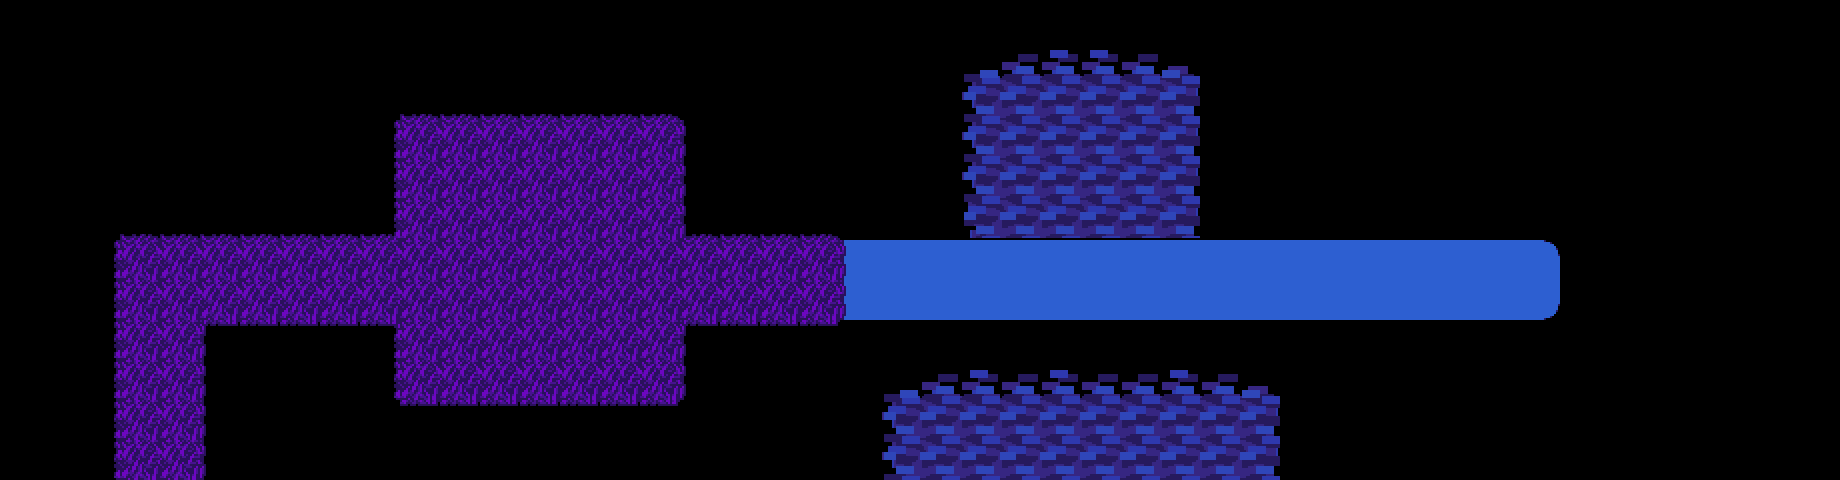

This is a level from a 2D game, rendered from its Tiled map with the project's own tilesets. A one-line summary and the complete map file follow:
An orthogonal 46x12 tile map with 40x40 px tiles, 3 tile layers (tiles0, tiles, decal), 2 tilesets and 19 objects (entryup, chest, transition).

<map version="1.10" tiledversion="1.10.0" orientation="orthogonal" renderorder="right-down" width="46" height="12" tilewidth="40" tileheight="40" infinite="0" nextlayerid="12" nextobjectid="110">
 <editorsettings>
  <export target="data.lua" format="lua" />
 </editorsettings>
 <properties>
  <property name="border" value="castle" />
  <property name="music" value="deltarune/field_of_hopes" />
  <property name="name" value="Field" />
 </properties>
 <tileset firstgid="1" source="../../../../../tilesets/bg_darkfield_tiles.tsx" />
 <tileset firstgid="67" source="../../../../../tilesets/bg_treetiles_new.tsx" />
 <layer id="11" name="tiles0" width="46" height="12">
  <data encoding="csv">
0,0,0,0,0,0,0,0,0,0,0,0,0,0,0,0,0,0,0,0,0,0,0,0,0,0,0,0,0,0,0,0,0,0,0,0,0,0,0,0,0,0,0,0,0,0,
0,0,0,0,0,0,0,0,0,0,0,0,0,0,0,0,0,0,0,0,0,0,0,0,0,0,0,0,0,0,0,0,0,0,0,0,0,0,0,0,0,0,0,0,0,0,
0,0,0,0,0,0,0,0,0,0,0,0,0,0,0,0,0,0,0,0,0,0,0,0,0,0,0,0,0,0,0,0,0,0,0,0,0,0,0,0,0,0,0,0,0,0,
0,0,0,0,0,0,0,0,0,0,0,0,0,0,0,0,0,0,0,0,0,0,0,0,0,0,0,0,0,0,0,0,0,0,0,0,0,0,0,0,0,0,0,0,0,0,
0,0,0,0,0,0,0,0,0,0,0,0,0,0,0,0,0,0,0,0,0,0,0,0,0,0,0,0,0,0,0,0,0,0,0,0,0,0,0,0,0,0,0,0,0,0,
0,0,0,0,0,0,0,0,0,0,0,0,0,0,0,0,0,0,0,0,0,0,0,0,0,0,0,0,0,0,0,0,0,0,0,0,0,0,0,0,0,0,0,0,0,0,
0,0,0,0,0,0,0,0,0,0,0,0,0,0,0,0,0,0,0,0,0,56,0,0,0,0,0,0,0,0,0,0,0,0,0,0,0,0,0,0,0,0,0,0,0,0,
0,0,0,0,0,0,0,0,0,0,0,0,0,0,0,0,0,0,0,0,0,56,0,0,0,0,0,0,0,0,0,0,0,0,0,0,0,0,0,0,0,0,0,0,0,0,
0,0,0,0,0,0,0,0,0,0,0,0,0,0,0,0,0,0,0,0,0,0,0,0,0,0,0,0,0,0,0,0,0,0,0,0,0,0,0,0,0,0,0,0,0,0,
0,0,0,0,0,0,0,0,0,0,0,0,0,0,0,0,0,0,0,0,0,0,0,0,0,0,0,0,0,0,0,0,0,0,0,0,0,0,0,0,0,0,0,0,0,0,
0,0,0,0,0,0,0,0,0,0,0,0,0,0,0,0,0,0,0,0,0,0,0,0,0,0,0,0,0,0,0,0,0,0,0,0,0,0,0,0,0,0,0,0,0,0,
0,0,0,0,0,0,0,0,0,0,0,0,0,0,0,0,0,0,0,0,0,0,0,0,0,0,0,0,0,0,0,0,0,0,0,0,0,0,0,0,0,0,0,0,0,0
</data>
 </layer>
 <layer id="1" name="tiles" width="46" height="12">
  <data encoding="csv">
0,0,0,0,0,0,0,0,0,0,0,0,0,0,0,0,0,0,0,0,0,0,0,0,0,0,0,0,0,0,0,0,0,0,0,0,0,0,0,0,0,0,0,0,0,0,
0,0,0,0,0,0,0,0,0,0,0,0,0,0,0,0,0,0,0,0,0,0,0,0,25,26,27,27,28,29,0,0,0,0,0,0,0,0,0,0,0,0,0,0,0,0,
0,0,0,0,0,0,0,0,0,0,20,20,20,20,20,20,20,0,0,0,0,0,0,0,31,32,32,32,32,33,0,0,0,0,0,0,0,0,0,0,0,0,0,0,0,0,
0,0,0,0,0,0,0,0,0,15,52,52,52,52,52,52,52,13,0,0,0,0,0,0,31,32,32,32,32,33,0,0,0,0,0,0,0,0,0,0,0,0,0,0,0,0,
0,0,0,0,0,0,0,0,0,15,52,52,52,52,52,52,52,13,0,0,0,0,0,0,31,32,32,32,32,33,0,0,0,0,0,0,0,0,0,0,0,0,0,0,0,0,
0,0,0,20,20,20,20,20,20,21,52,52,52,52,52,52,52,19,20,20,20,0,0,0,37,38,38,38,38,39,0,0,0,0,0,0,0,0,0,0,0,0,0,0,0,0,
0,0,15,52,52,52,52,52,52,52,52,52,52,52,52,52,52,52,52,52,52,13,56,56,56,56,56,56,56,56,56,56,56,56,56,56,56,56,51,0,0,0,0,0,0,0,
0,0,15,52,52,52,52,52,52,52,52,52,52,52,52,52,52,52,52,52,52,13,56,56,56,56,56,56,56,56,56,56,56,56,56,56,56,56,63,0,0,0,0,0,0,0,
0,0,15,52,52,7,8,8,8,9,52,52,52,52,52,52,52,7,8,8,8,0,0,0,0,0,0,0,0,0,0,0,0,0,0,0,0,0,0,0,0,0,0,0,0,0,
0,0,15,52,52,13,0,0,0,15,52,52,52,52,52,52,52,13,0,0,0,0,25,26,27,26,27,26,26,27,28,29,0,0,0,0,0,0,0,0,0,0,0,0,0,0,
0,0,15,52,52,13,0,0,0,0,8,8,8,8,8,8,8,0,0,0,0,0,31,32,32,32,32,32,32,32,32,33,0,0,0,0,0,0,0,0,0,0,0,0,0,0,
0,0,15,52,52,13,0,0,0,0,0,0,0,0,0,0,0,0,0,0,0,0,31,32,32,32,32,32,32,32,32,33,0,0,0,0,0,0,0,0,0,0,0,0,0,0
</data>
 </layer>
 <layer id="2" name="decal" width="46" height="12">
  <data encoding="csv">
0,0,0,0,0,0,0,0,0,0,0,0,0,0,0,0,0,0,0,0,0,0,0,0,0,0,0,0,0,0,0,0,0,0,0,0,0,0,0,0,0,0,0,0,0,0,
0,0,0,0,0,0,0,0,0,0,0,0,0,0,0,0,0,0,0,0,0,0,0,0,0,0,0,0,0,0,0,0,0,0,0,0,0,0,0,0,0,0,0,0,0,0,
0,0,0,0,0,0,0,0,0,0,0,0,0,0,0,0,0,0,0,0,0,0,0,0,0,0,0,0,0,0,0,0,0,0,0,0,0,0,0,0,0,0,0,0,0,0,
0,0,0,0,0,0,0,0,0,0,0,0,0,0,0,0,0,0,0,0,0,0,0,0,0,0,0,0,0,0,0,0,0,0,0,0,0,0,0,0,0,0,0,0,0,0,
0,0,0,0,0,0,0,0,0,0,0,0,0,0,0,0,0,0,0,0,0,0,0,0,0,0,0,0,0,0,0,0,0,0,0,0,0,0,0,0,0,0,0,0,0,0,
0,0,0,0,0,0,0,0,0,0,0,0,0,0,0,0,0,0,0,0,0,0,0,0,0,0,0,0,0,0,0,0,0,0,0,0,0,0,0,0,0,0,0,0,0,0,
0,0,0,0,0,0,0,0,0,0,0,0,0,0,0,0,0,0,0,0,0,0,0,0,0,0,0,0,0,0,0,0,0,0,0,0,0,0,0,0,0,0,0,0,0,0,
0,0,0,0,0,0,0,0,0,0,0,0,0,0,0,0,0,0,0,0,0,0,0,0,0,0,0,0,0,0,0,0,0,0,0,0,0,0,0,0,0,0,0,0,0,0,
0,0,0,0,0,0,0,0,0,0,0,0,0,0,0,0,0,0,0,0,0,0,0,0,0,0,0,0,0,0,0,0,0,0,0,0,0,0,0,0,0,0,0,0,0,0,
0,0,0,0,0,0,0,0,0,0,0,0,0,0,0,0,0,0,0,0,0,0,0,0,0,0,0,0,0,0,0,0,0,0,0,0,0,0,0,0,0,0,0,0,0,0,
0,0,0,0,0,0,0,0,0,0,0,0,0,0,0,0,0,0,0,0,0,0,0,0,0,0,0,0,0,0,0,0,0,0,0,0,0,0,0,0,0,0,0,0,0,0,
0,0,0,0,0,0,0,0,0,0,0,0,0,0,0,0,0,0,0,0,0,0,0,0,0,0,0,0,0,0,0,0,0,0,0,0,0,0,0,0,0,0,0,0,0,0
</data>
 </layer>
 <objectgroup color="#0000ff" id="3" name="collision" opacity="0.5">
  <object id="90" x="200" y="320" width="40" height="160" />
  <object id="91" x="240" y="320" width="120" height="40" />
  <object id="92" x="360" y="320" width="40" height="120" />
  <object id="93" x="360" y="120" width="40" height="120" />
  <object id="94" x="80" y="200" width="280" height="40" />
  <object id="95" x="80" y="240" width="40" height="240" />
  <object id="96" x="360" y="80" width="360" height="40" />
  <object id="97" x="680" y="120" width="40" height="120" />
  <object id="98" x="720" y="200" width="840" height="40" />
  <object id="99" x="720" y="320" width="840" height="40" />
  <object id="102" x="680" y="320" width="40" height="120" />
  <object id="103" x="400" y="400" width="280" height="40" />
  <object id="104" x="1560" y="200" width="40" height="160" />
 </objectgroup>
 <objectgroup color="#7f00ff" id="4" name="markers">
  <object id="108" name="entryup" x="160" y="440">
   <point />
  </object>
 </objectgroup>
 <objectgroup color="#ff00ff" id="5" name="objects">
  <object id="88" gid="6" x="870" y="240" width="40" height="40" />
  <object id="89" name="chest" x="1520" y="280">
   <point />
  </object>
  <object id="105" gid="67" x="720" y="222" width="210" height="182" />
  <object id="106" gid="68" x="1240" y="222" width="210" height="182" />
  <object id="109" name="transition" x="100" y="460" width="120" height="40">
   <properties>
    <property name="map" value="cloudwebs/_Chapter1/Fields/fields_15" />
    <property name="marker" value="entrydown" />
   </properties>
  </object>
 </objectgroup>
 <objectgroup id="9" name="objects_trees" />
 <objectgroup id="10" name="objects_treesobj" />
</map>
